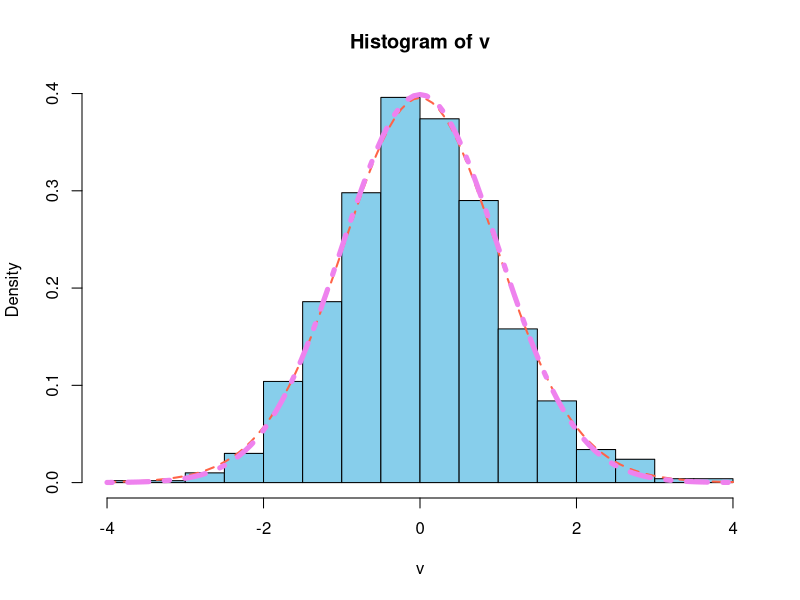

The R script that drew this image: (Note: this script raises an error after producing the figure.)
## ---- chunk 1
knitr::opts_chunk$set(echo = TRUE)
## ---- chunk 2
v <- rt(n = 1000, df = 29)
hist(v, col = 'skyblue', breaks = 20, prob = T)

x <- seq(-4, 4, length = 200)
curve(dt(x, df = 29), -4, 4, add = T,
      col = 'tomato', lwd = 2, lty = 2)
# df : degree of freedom(자유도)
# lty : 점선 간격

curve(dnorm(x), -4, 4, add = T, col = 'violet', lwd = 5, lty = 4)

pt(q = 2.04523, df = 19)
pt(q = 2.756386, df = 29)

qt(p = 0.975, df = 29)
qt(p = 0.995, df = 29)

# • 구간추정:
# • 임의의 표본으로부터 산출된 표본평균과 표준오차 정보를 바탕으로
# • 95%의 신뢰도로 모집단평균이 포함되는 범위를 계산 가능
## ---- chunk 3
library(MASS)
data(cats)
str(cats)
cat('-----------------')
table(cats$Sex)
cat('-----------------')
mean(cats$Bwt)
cat('-----------------')
tapply(cats$Bwt, INDEX = list(Sex = cats$Sex), mean)
cat('-----------------')
# 종속변수를 Bwt(심장무게)로 둠. 수치형
# 독립변수를 Sex로 둠.
t.test(Bwt ~ Sex, data = cats)
cat('-----------------')
t.test(Bwt ~ Sex, data = cats, conf.level = 0.89)
cat('-----------------')

str(sleep)
t.test(extra ~ group, data = sleep, paired = T)

cat('-----------------')
# 귀무가설 : 고양이의 몸무게는 2.6kg이다.

# One sample t-test
t.test(x = cats$Bwt, mu = 2.6)
